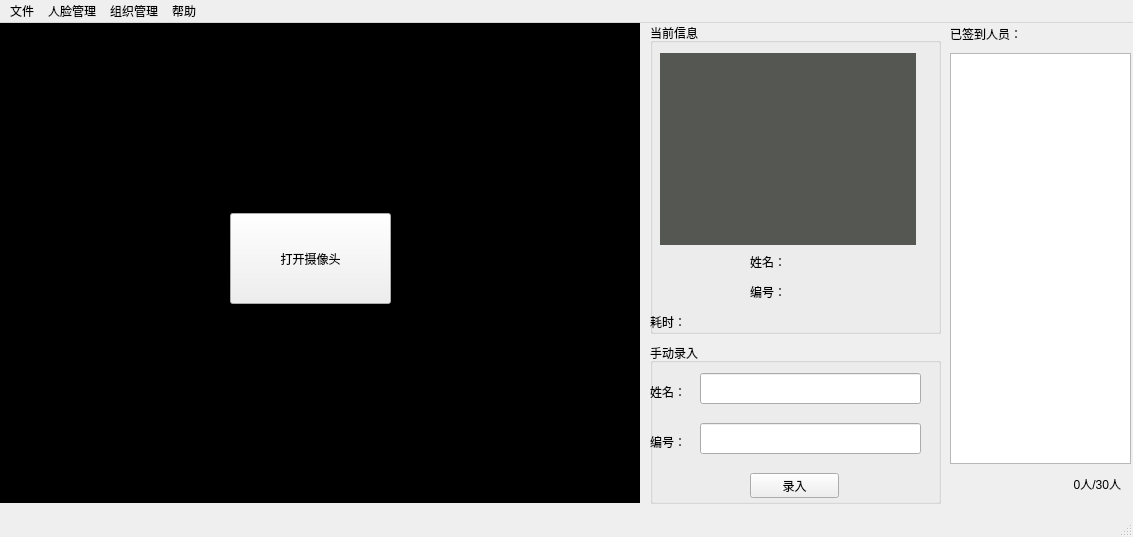
<?xml version="1.0" encoding="UTF-8"?>
<ui version="4.0">
 <class>mainWindow</class>
 <widget class="QMainWindow" name="mainWindow">
  <property name="geometry">
   <rect>
    <x>0</x>
    <y>0</y>
    <width>1133</width>
    <height>537</height>
   </rect>
  </property>
  <property name="windowTitle">
   <string>人脸考勤系统</string>
  </property>
  <property name="animated">
   <bool>true</bool>
  </property>
  <property name="documentMode">
   <bool>false</bool>
  </property>
  <widget class="QWidget" name="centralwidget">
   <widget class="QLabel" name="cameraView">
    <property name="geometry">
     <rect>
      <x>0</x>
      <y>0</y>
      <width>640</width>
      <height>480</height>
     </rect>
    </property>
    <property name="styleSheet">
     <string notr="true">background-color: rgb(0, 0, 0);</string>
    </property>
    <property name="text">
     <string/>
    </property>
   </widget>
   <widget class="QPushButton" name="openCameraBtn">
    <property name="geometry">
     <rect>
      <x>230</x>
      <y>190</y>
      <width>161</width>
      <height>91</height>
     </rect>
    </property>
    <property name="text">
     <string>打开摄像头</string>
    </property>
   </widget>
   <widget class="QListView" name="userListView">
    <property name="geometry">
     <rect>
      <x>950</x>
      <y>30</y>
      <width>181</width>
      <height>411</height>
     </rect>
    </property>
   </widget>
   <widget class="QLabel" name="label">
    <property name="geometry">
     <rect>
      <x>950</x>
      <y>-10</y>
      <width>131</width>
      <height>41</height>
     </rect>
    </property>
    <property name="text">
     <string>已签到人员：</string>
    </property>
    <property name="alignment">
     <set>Qt::AlignLeading|Qt::AlignLeft|Qt::AlignVCenter</set>
    </property>
   </widget>
   <widget class="QLabel" name="userNumLabel">
    <property name="geometry">
     <rect>
      <x>990</x>
      <y>440</y>
      <width>131</width>
      <height>41</height>
     </rect>
    </property>
    <property name="text">
     <string>0人/30人</string>
    </property>
    <property name="alignment">
     <set>Qt::AlignRight|Qt::AlignTrailing|Qt::AlignVCenter</set>
    </property>
   </widget>
   <widget class="QGroupBox" name="groupBox">
    <property name="geometry">
     <rect>
      <x>650</x>
      <y>320</y>
      <width>291</width>
      <height>161</height>
     </rect>
    </property>
    <property name="title">
     <string>手动录入</string>
    </property>
    <widget class="QLabel" name="label_2">
     <property name="geometry">
      <rect>
       <x>0</x>
       <y>40</y>
       <width>67</width>
       <height>17</height>
      </rect>
     </property>
     <property name="text">
      <string>姓名：</string>
     </property>
    </widget>
    <widget class="QLabel" name="label_3">
     <property name="geometry">
      <rect>
       <x>0</x>
       <y>90</y>
       <width>67</width>
       <height>17</height>
      </rect>
     </property>
     <property name="text">
      <string>编号：</string>
     </property>
    </widget>
    <widget class="QLineEdit" name="nameEdit">
     <property name="geometry">
      <rect>
       <x>50</x>
       <y>30</y>
       <width>221</width>
       <height>31</height>
      </rect>
     </property>
    </widget>
    <widget class="QLineEdit" name="numberEdit">
     <property name="geometry">
      <rect>
       <x>50</x>
       <y>80</y>
       <width>221</width>
       <height>31</height>
      </rect>
     </property>
    </widget>
    <widget class="QPushButton" name="recordBtn">
     <property name="geometry">
      <rect>
       <x>100</x>
       <y>130</y>
       <width>89</width>
       <height>25</height>
      </rect>
     </property>
     <property name="text">
      <string>录入</string>
     </property>
    </widget>
   </widget>
   <widget class="QGroupBox" name="groupBox_2">
    <property name="geometry">
     <rect>
      <x>650</x>
      <y>0</y>
      <width>291</width>
      <height>311</height>
     </rect>
    </property>
    <property name="title">
     <string>当前信息</string>
    </property>
    <widget class="QLabel" name="curUserImg">
     <property name="geometry">
      <rect>
       <x>10</x>
       <y>30</y>
       <width>256</width>
       <height>192</height>
      </rect>
     </property>
     <property name="styleSheet">
      <string notr="true">background-color: rgb(85, 87, 83);</string>
     </property>
     <property name="text">
      <string/>
     </property>
    </widget>
    <widget class="QLabel" name="curUserName">
     <property name="geometry">
      <rect>
       <x>100</x>
       <y>230</y>
       <width>161</width>
       <height>17</height>
      </rect>
     </property>
     <property name="text">
      <string>姓名：</string>
     </property>
    </widget>
    <widget class="QLabel" name="curUserNumber">
     <property name="geometry">
      <rect>
       <x>100</x>
       <y>260</y>
       <width>171</width>
       <height>17</height>
      </rect>
     </property>
     <property name="text">
      <string>编号：</string>
     </property>
    </widget>
    <widget class="QLabel" name="curTimeCost">
     <property name="geometry">
      <rect>
       <x>0</x>
       <y>290</y>
       <width>271</width>
       <height>17</height>
      </rect>
     </property>
     <property name="text">
      <string>耗时：</string>
     </property>
    </widget>
   </widget>
  </widget>
  <widget class="QMenuBar" name="menubar">
   <property name="geometry">
    <rect>
     <x>0</x>
     <y>0</y>
     <width>1133</width>
     <height>28</height>
    </rect>
   </property>
   <widget class="QMenu" name="fileMenu">
    <property name="title">
     <string>文件</string>
    </property>
    <addaction name="action"/>
    <addaction name="action_3"/>
    <addaction name="action_4"/>
    <addaction name="action_5"/>
    <addaction name="action_9"/>
   </widget>
   <widget class="QMenu" name="menu">
    <property name="title">
     <string>人脸管理</string>
    </property>
    <addaction name="action_6"/>
    <addaction name="action_7"/>
    <addaction name="action_8"/>
   </widget>
   <widget class="QMenu" name="menu_2">
    <property name="title">
     <string>帮助</string>
    </property>
    <addaction name="action_10"/>
    <addaction name="action_11"/>
   </widget>
   <widget class="QMenu" name="menu_3">
    <property name="title">
     <string>组织管理</string>
    </property>
    <addaction name="action_13"/>
    <addaction name="action_12"/>
    <addaction name="action_14"/>
   </widget>
   <addaction name="fileMenu"/>
   <addaction name="menu"/>
   <addaction name="menu_3"/>
   <addaction name="menu_2"/>
  </widget>
  <widget class="QStatusBar" name="statusbar"/>
  <action name="action">
   <property name="text">
    <string>打开数据库文件</string>
   </property>
  </action>
  <action name="action_3">
   <property name="text">
    <string>关闭数据库文件</string>
   </property>
  </action>
  <action name="action_4">
   <property name="text">
    <string>保存数据库文件</string>
   </property>
  </action>
  <action name="action_5">
   <property name="text">
    <string>导出数据库文件</string>
   </property>
  </action>
  <action name="action_6">
   <property name="text">
    <string>人脸模板查看</string>
   </property>
  </action>
  <action name="action_7">
   <property name="text">
    <string>人脸模板录入</string>
   </property>
  </action>
  <action name="action_8">
   <property name="text">
    <string>人脸模板编辑</string>
   </property>
  </action>
  <action name="action_9">
   <property name="text">
    <string>退出</string>
   </property>
  </action>
  <action name="action_10">
   <property name="text">
    <string>使用文档</string>
   </property>
  </action>
  <action name="action_11">
   <property name="text">
    <string>关于本系统</string>
   </property>
  </action>
  <action name="action_12">
   <property name="text">
    <string>新建组织</string>
   </property>
  </action>
  <action name="action_13">
   <property name="text">
    <string>组织一览</string>
   </property>
  </action>
  <action name="action_14">
   <property name="text">
    <string>编辑组织</string>
   </property>
  </action>
 </widget>
 <resources/>
 <connections/>
</ui>
